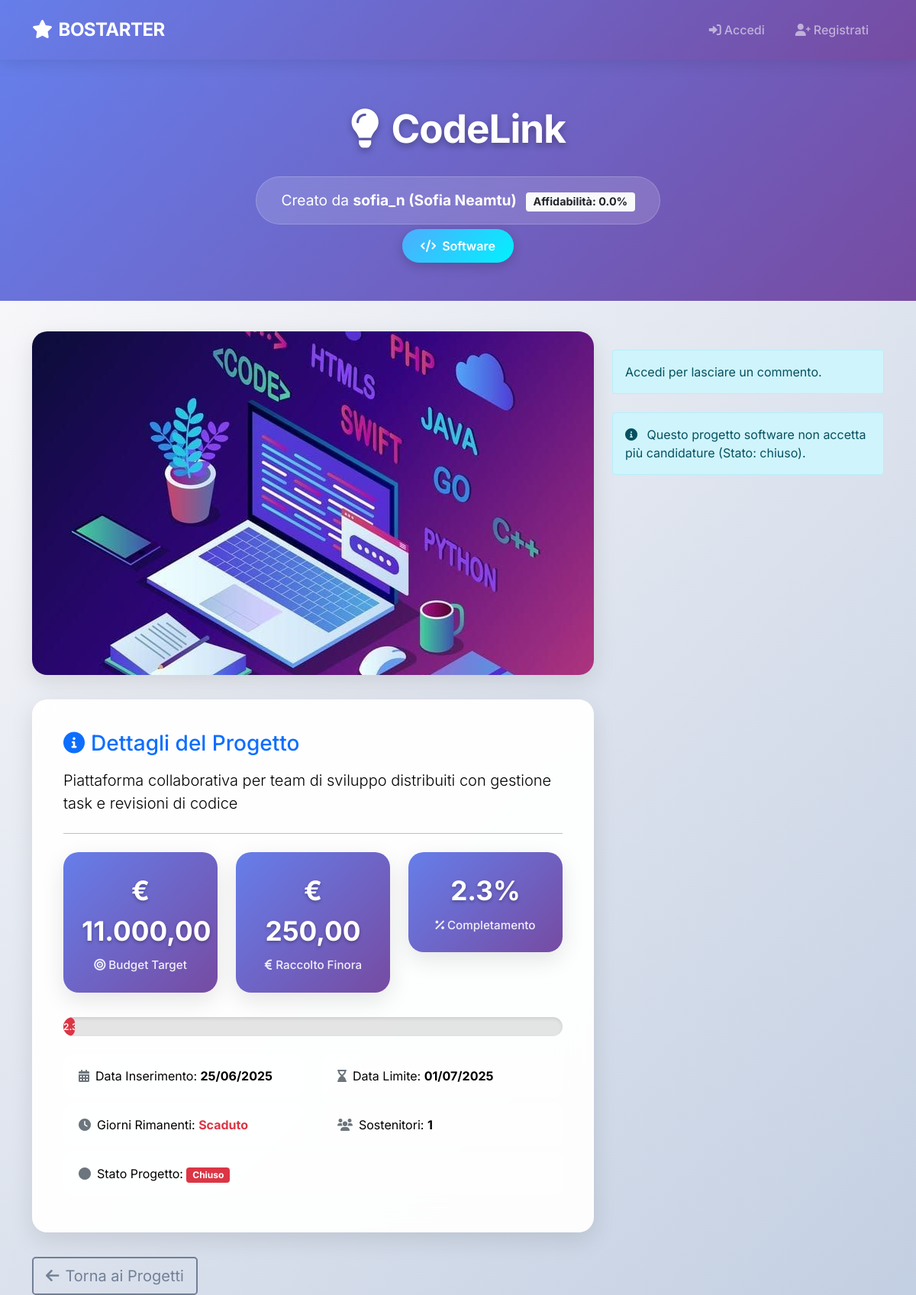
The app's page /public/projects/project_detail.php?name=CodeLink, older data.
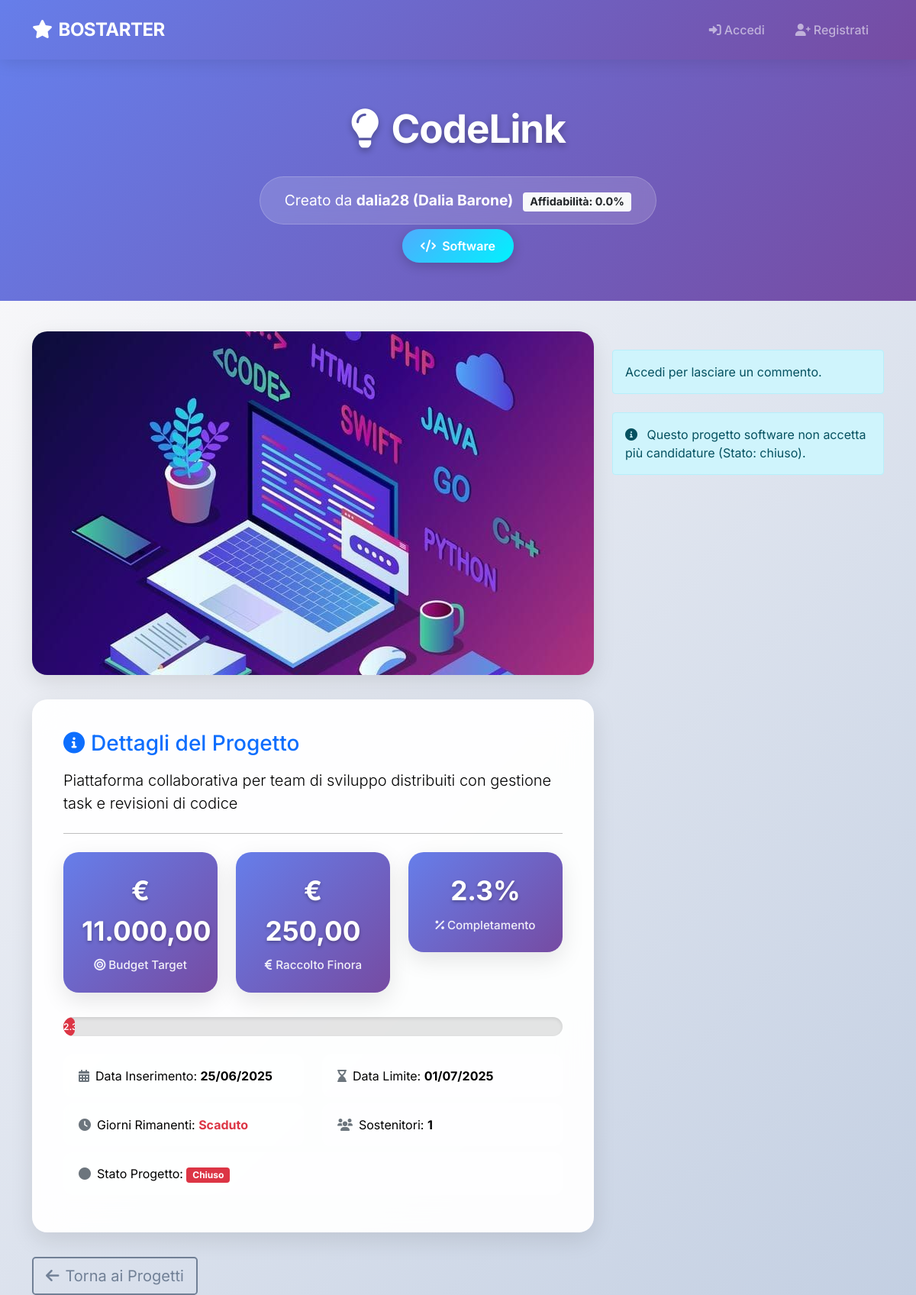
The same page, newer data.
### tables this page shows
CREATE TABLE PROGETTO(
    Nome                VARCHAR(100) PRIMARY KEY,
    Descrizione         TEXT NOT NULL,
    Data_Inserimento    DATE NOT NULL,
    Stato               ENUM('aperto', 'chiuso')NOT NULL DEFAULT 'aperto',
    Budget              DECIMAL(10,2) NOT NULL,
    Data_Limite         DATE NOT NULL,
    Tipo                ENUM('Hardware', 'Software') NOT NULL,
    Email_Creatore      VARCHAR(100) NOT NULL,
    FOREIGN KEY (Email_Creatore) REFERENCES CREATORE(Email) ON DELETE CASCADE
);

CREATE TABLE UTENTE(
    Email               VARCHAR(100) PRIMARY KEY,
    Nickname            VARCHAR(50) UNIQUE NOT NULL,
    Password            VARCHAR(255) NOT NULL,
    Nome                VARCHAR(50) NOT NULL,
    Cognome             VARCHAR(50) NOT NULL,
    Anno_Di_Nascita     DATE NOT NULL,
    Luogo_Di_Nascita    VARCHAR(100) NOT NULL
);

CREATE TABLE CREATORE (
    Email           VARCHAR(100) PRIMARY KEY,
    Nr_Progetti     INT DEFAULT 0,
    Affidabilita    FLOAT DEFAULT 0,
    FOREIGN KEY (Email) REFERENCES UTENTE(Email) ON DELETE CASCADE
);

### config/database.php (called while the page is built, shortened)
<?php
class Database {
    private static $instance = null;
    private $conn = null;
    public static function getInstance() {
        if (self::$instance === null) {
            self::$instance = new self();
        }
        return self::$instance;
    }
    private function connect() {
        try {
            $dsn = "mysql:host=" . DB_HOST . ";dbname=" . DB_NAME . ";charset=" . DB_CHARSET;
            $options = [
                PDO::ATTR_ERRMODE => PDO::ERRMODE_EXCEPTION,
                PDO::ATTR_DEFAULT_FETCH_MODE => PDO::FETCH_ASSOC,
                PDO::ATTR_EMULATE_PREPARES => false
            ];
            $this->conn = new PDO($dsn, DB_USER, DB_PASS, $options);
            $this->conn->exec("SET NAMES " . DB_CHARSET);
        } catch(PDOException $e) {
            $error = "❌ Errore connessione database: " . $e->getMessage();
            error_log($error);
            if (DEBUG_MODE) {
                die("<h3>Errore Database</h3><p>$error</p><p><strong>Verifica:</strong><br>
                    - MAMP/XAMPP avviato?<br>
                    - MySQL in running?<br>
                    - Database BOSTARTER creato?<br>
                    - Credenziali corrette in config/database.php?</p>");
            } else {
                die("Errore di sistema. Riprova più tardi.");
            }
        }
    }
    public function query($sql, $params = []) {
        try {
            $stmt = $this->conn->prepare($sql);
            $stmt->execute($params);
            return $stmt;
        } catch(PDOException $e) {
            error_log("Query error: " . $e->getMessage() . " | SQL: " . $sql);
            throw new Exception("Errore database: " . $e->getMessage());
        }
    }
    public function fetchOne($sql, $params = []) {
        return $this->query($sql, $params)->fetch();
    }
    public function execute($sql, $params = []) {
        return $this->query($sql, $params)->rowCount();
    }
}
?>

### public/projects/project_detail.php (the view, shortened to what the changed rows need)
<?php
require_once '../../config/database.php';
function formatCurrency($amount) {
    return '€ ' . number_format($amount, 2, ',', '.');
}
$nomeProgetto = $_GET['name'];
$db = Database::getInstance();
$db->ensureEventScheduler();
$sql = "
    SELECT
        p.Nome, p.Descrizione, p.Data_Inserimento, p.Stato, p.Budget, p.Data_Limite, p.Tipo, p.Email_Creatore,
        u.Nickname AS CreatoreNickname, u.Nome AS CreatoreNome, u.Cognome AS CreatoreCognome,
        c.Affidabilita,
        COALESCE(SUM(f.Importo), 0) AS Totale_Finanziato,
        COUNT(DISTINCT f.Email_Utente) AS Num_Finanziatori,
        (SELECT percorso FROM FOTO WHERE Nome_Progetto = p.Nome LIMIT 1) AS Foto,
        DATEDIFF(p.Data_Limite, CURDATE()) AS Giorni_Rimanenti
    FROM PROGETTO p
    JOIN CREATORE c ON p.Email_Creatore = c.Email
    JOIN UTENTE u ON c.Email = u.Email
    LEFT JOIN FINANZIAMENTO f ON p.Nome = f.Nome_Progetto
    WHERE p.Nome = ?
    GROUP BY p.Nome, p.Descrizione, p.Data_Inserimento, p.Stato, p.Budget, p.Data_Limite, p.Tipo,
             u.Nickname, u.Nome, u.Cognome, c.Affidabilita
";
$progetto = $db->fetchOne($sql, [$nomeProgetto]);
if ($progetto && $progetto['Stato'] === 'aperto' && $progetto['Data_Limite'] <= date('Y-m-d')) {
    $progetto['Stato'] = 'chiuso';
}
$percentuale = $progetto['Budget'] > 0 ? round($progetto['Totale_Finanziato'] / $progetto['Budget'] * 100, 1) : 0;
$statoClasse = ($progetto['Stato'] === 'aperto' && $progetto['Giorni_Rimanenti'] > 0 && $percentuale < 100) ? 'success' : 'secondary';
if ($progetto['Stato'] === 'chiuso' || $progetto['Giorni_Rimanenti'] <= 0 || $percentuale >= 100) {
    $statoClasse = 'info';
    if ($progetto['Giorni_Rimanenti'] <= 0 && $percentuale < 100) {
        $statoClasse = 'danger';
    }
}
$fotoDb = $progetto['Foto'] ?? '';
if ($fotoDb !== '') {
    $src = (strpos($fotoDb, 'img/') === 0) ? "/Bostarter/{$fotoDb}" : "/Bostarter/img/{$fotoDb}";
} else {
    $src = "/Bostarter/img/placeholder.jpg";
}
?>
<!DOCTYPE html>
<html lang="it">
<head>
    <link href="https://cdn.jsdelivr.net/npm/bootstrap@5.1.3/dist/css/bootstrap.min.css" rel="stylesheet">
    <link href="https://cdnjs.cloudflare.com/ajax/libs/font-awesome/6.0.0/css/all.min.css" rel="stylesheet">
</head>
<body>
<div class="project-header">
    <div class="container text-center">
        <h1 class="project-title"><i class="fas fa-lightbulb me-3"></i><?= htmlspecialchars($progetto['Nome']) ?></h1>
        <div class="creator-info">
            Creato da <strong>
                <?= htmlspecialchars($progetto['CreatoreNickname']) ?>
                (<?= htmlspecialchars($progetto['CreatoreNome'] ?? '') . ' ' . htmlspecialchars($progetto['CreatoreCognome'] ?? '') ?>)
            </strong>
            <span class="badge bg-light text-dark ms-2">
                Affidabilità: <?= number_format($progetto['Affidabilita'] * 100, 1) ?>%
            </span>
        </div>
        <br>
        <span class="type-badge">
            <i class="fas fa-<?= $progetto['Tipo'] === 'Hardware' ? 'microchip' : 'code' ?> me-1"></i>
            <?= htmlspecialchars($progetto['Tipo']) ?>
        </span>
    </div>
</div>
<div class="container">
    <div class="row">
        <div class="col-lg-8">
            <div class="fade-in-up">
                <img src="<?= htmlspecialchars($src) ?>" class="project-image" alt="Immagine Progetto <?= htmlspecialchars($progetto['Nome']) ?>">
            </div>
            <div class="project-details-card fade-in-up">
                <h3 class="mb-3 text-primary"><i class="fas fa-info-circle me-2"></i>Dettagli del Progetto</h3>
                <p class="lead"><?= nl2br(htmlspecialchars($progetto['Descrizione'])) ?></p>
                <hr class="my-4">
                <div class="row text-center">
                    <div class="col-md-4">
                        <div class="stat-box">
                            <div class="value"><?= formatCurrency($progetto['Budget']) ?></div>
                            <div class="label"><i class="fas fa-bullseye me-1"></i>Budget Target</div>
                        </div>
                    </div>
                    <div class="col-md-4">
                    </div>
                    <div class="col-md-4">
                    </div>
                </div>
                <div class="progress mt-3">
                    <div class="progress-bar bg-<?= $statoClasse ?>" role="progressbar"
                         style="width: <?= $percentuale ?>%;"
                         aria-valuenow="<?= $percentuale ?>" aria-valuemin="0" aria-valuemax="100">
                    </div>
                </div>
                <div class="row mt-4">
                    <div class="col-md-6">
                        <div class="info-row">
                            <i class="fas fa-calendar-alt me-2 text-muted"></i>Data Inserimento: <strong><?= date('d/m/Y', strtotime($progetto['Data_Inserimento'])) ?></strong>
                        </div>
                    </div>
                    <div class="col-md-6">
                        <div class="info-row">
                            <i class="fas fa-hourglass-end me-2 text-muted"></i>Data Limite: <strong><?= date('d/m/Y', strtotime($progetto['Data_Limite'])) ?></strong>
                        </div>
                    </div>
                    <div class="col-md-6">
                    </div>
                    <div class="col-md-6">
                    </div>
                    <div class="col-12">
                    </div>
                </div>
            </div>
        </div>
    </div>
</div>
</body>
</html>

Row changes from the older to the newer data that the page shows:
changed progetto "CodeLink": utente.Nickname "sofia_n" → "dalia28"; utente.Nome "Sofia" → "Dalia"; utente.Cognome "Neamtu" → "Barone"
